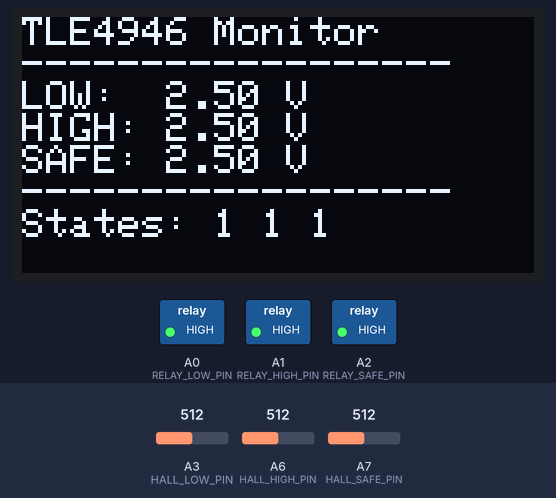
A sketch run on a simulated Arduino Nano, built with avr-gcc and run on an emulated ATmega328P. On the bench: 128×64 one-colour display, switched loads named in the sketch (green lamp = pin HIGH). The test bench sets the inputs (shaded band); at power-on: A3 (HALL_LOW_PIN) = 512, A6 (HALL_HIGH_PIN) = 512, A7 (HALL_SAFE_PIN) = 512. What the sketch prints to the serial monitor is not drawn.

Above: at 4.4 s.
4.5 s: A3 (HALL_LOW_PIN) set to 68
At 5.3 s:
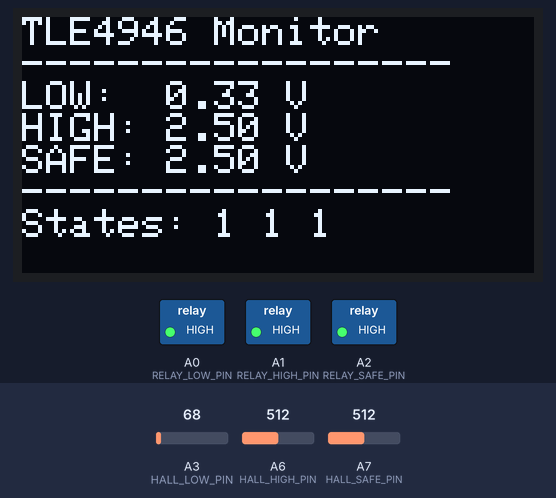
6.3 s: A3 (HALL_LOW_PIN) set to 55
At 8.0 s:
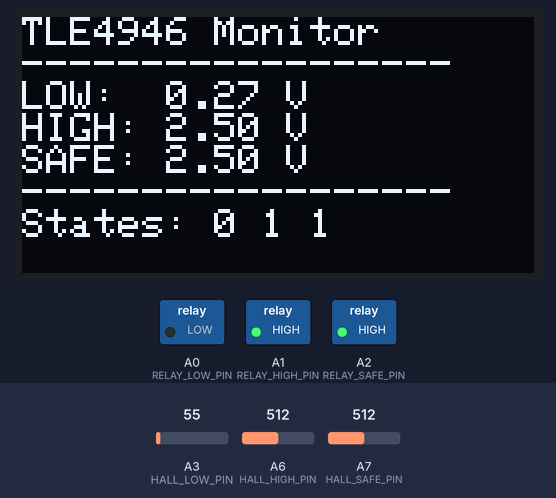
8.3 s: A6 (HALL_HIGH_PIN) set to 66
At 9.6 s:
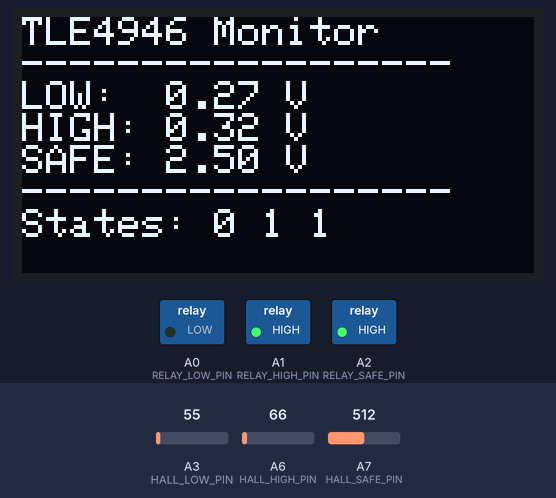
10.3 s: A6 (HALL_HIGH_PIN) set to 56
At 11.1 s:
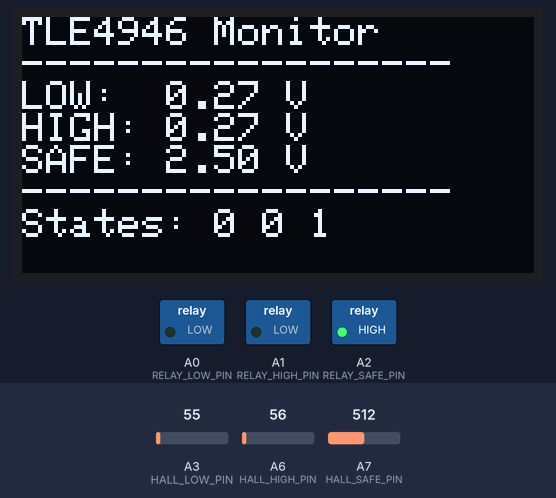
12.3 s: A7 (HALL_SAFE_PIN) set to 66
At 13.8 s:
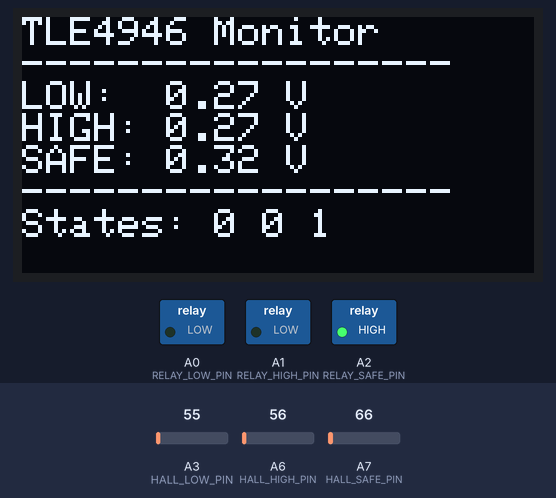
14.3 s: A7 (HALL_SAFE_PIN) set to 58
At 15.3 s:
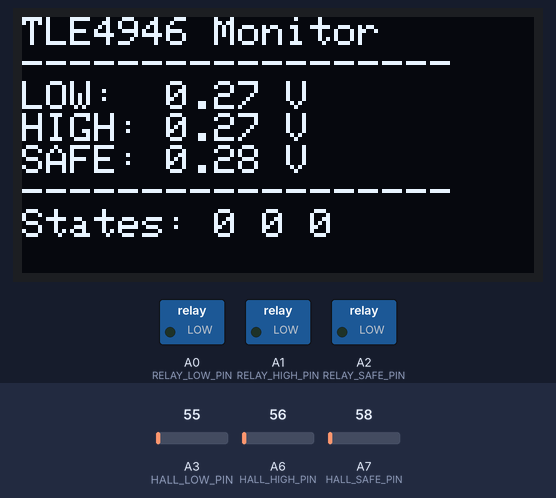
Timing chart, 0 to 17.3 s (numbered marks = the images above; inputs shaded):
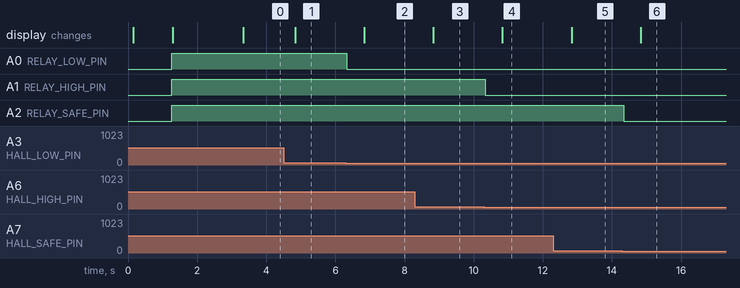

Measured:
- the behaviour switches between 62 and 61 on A3 (HALL_LOW_PIN) (found by bisection; images 1 and 2)
- the behaviour switches between 62 and 61 on A6 (HALL_HIGH_PIN) (found by bisection; images 3 and 4)
- the behaviour switches between 62 and 61 on A7 (HALL_SAFE_PIN) (found by bisection; images 5 and 6)
- after the input at 4.5 s, the display: changes after 0.33 s (image 1)
- after the input at 6.3 s, A0 (RELAY_LOW_PIN): HIGH → LOW at once; the display: changes after 0.53 s (image 2)
- after the input at 8.3 s, the display: changes after 0.53 s (image 3)
- after the input at 10.3 s, A1 (RELAY_HIGH_PIN): HIGH → LOW at once; the display: changes after 0.53 s (image 4)
- after the input at 12.3 s, the display: changes after 0.53 s (image 5)
- after the input at 14.3 s, A2 (RELAY_SAFE_PIN): HIGH → LOW at once; the display: changes after 0.53 s (image 6)

The sketch:

Detector_TLE4946.ino
```cpp
#include <avr/wdt.h>
#include <Wire.h>
#include <Adafruit_GFX.h>
#include <Adafruit_SSD1306.h>

#define SCREEN_WIDTH 128
#define SCREEN_HEIGHT 64
#define OLED_RESET -1
#define SCREEN_ADDRESS 0x3C

Adafruit_SSD1306 display(SCREEN_WIDTH, SCREEN_HEIGHT, &Wire, OLED_RESET);

#define HALL_LOW_PIN        A3
#define HALL_HIGH_PIN       A6
#define HALL_SAFE_PIN       A7

#define RELAY_LOW_PIN       A0
#define RELAY_HIGH_PIN      A1
#define RELAY_SAFE_PIN      A2

#define ADC_MAX 1023.0

float Vcc = 0.0;

const float LOW_THRESHOLD_V  = 0.3;
const float HIGH_THRESHOLD_V = 1.5;

unsigned long lastLogTime = 0;
const unsigned long logInterval = 500;

bool hallLowState  = false;
bool hallHighState = false;
bool hallSafeState = false;

long readVcc()
{
    ADMUX = _BV(REFS0) | _BV(MUX3) | _BV(MUX2) | _BV(MUX1);
    delay(2);
    ADCSRA |= _BV(ADSC);
    while (bit_is_set(ADCSRA, ADSC));
    long result = ADC;
    result = 1125300L / result;
    return result;
}

int readADCStable(uint8_t pin)
{
    analogRead(pin);
    delayMicroseconds(20);
    return analogRead(pin);
}

float adcToVoltage(int adcValue)
{
    return (adcValue / ADC_MAX) * Vcc;
}

bool applyHysteresis(float voltage, bool currentState)
{
    if (!currentState && voltage > HIGH_THRESHOLD_V)
        return true;

    if (currentState && voltage < LOW_THRESHOLD_V)
        return false;

    return currentState;
}

void setup()
{
    wdt_disable();

    Serial.begin(115200);

    pinMode(RELAY_LOW_PIN, OUTPUT);
    pinMode(RELAY_HIGH_PIN, OUTPUT);
    pinMode(RELAY_SAFE_PIN, OUTPUT);

    digitalWrite(RELAY_LOW_PIN, LOW);
    digitalWrite(RELAY_HIGH_PIN, LOW);
    digitalWrite(RELAY_SAFE_PIN, LOW);

    delay(100);

    // Inicjalizacja wyświetlacza OLED
    if (!display.begin(SSD1306_SWITCHCAPVCC, SCREEN_ADDRESS)) {
        Serial.println(F("SSD1306 allocation failed"));
        for (;;);
    }

    display.clearDisplay();
    display.setTextSize(1);
    display.setTextColor(SSD1306_WHITE);
    display.setCursor(0, 0);
    display.println(F("TLE4946 Init..."));
    display.display();
    delay(1000);

    Vcc = readVcc() / 1000.0;

    delay(100);

    float vLow  = adcToVoltage(readADCStable(HALL_LOW_PIN));
    float vHigh = adcToVoltage(readADCStable(HALL_HIGH_PIN));
    float vSafe = adcToVoltage(readADCStable(HALL_SAFE_PIN));

    hallLowState  = (vLow  > HIGH_THRESHOLD_V);
    hallHighState = (vHigh > HIGH_THRESHOLD_V);
    hallSafeState = (vSafe > HIGH_THRESHOLD_V);

    digitalWrite(RELAY_LOW_PIN,  hallLowState);
    digitalWrite(RELAY_HIGH_PIN, hallHighState);
    digitalWrite(RELAY_SAFE_PIN, hallSafeState);

    Serial.println("=== TLE4946 SYSTEM START ===");
    Serial.print("Measured Vcc: ");
    Serial.print(Vcc, 3);
    Serial.println(" V");

    // Wyświetlenie informacji startowej na OLED
    display.clearDisplay();
    display.setTextSize(1);
    display.setCursor(0, 0);
    display.println(F("=== TLE4946 START ==="));
    display.print(F("Vcc: "));
    display.print(Vcc, 2);
    display.println(F(" V"));
    display.display();
    delay(2000);

    wdt_enable(WDTO_1S);
}

void loop()
{
    wdt_reset();

    int hallLowRaw  = readADCStable(HALL_LOW_PIN);
    int hallHighRaw = readADCStable(HALL_HIGH_PIN);
    int hallSafeRaw = readADCStable(HALL_SAFE_PIN);

    float hallLowV  = adcToVoltage(hallLowRaw);
    float hallHighV = adcToVoltage(hallHighRaw);
    float hallSafeV = adcToVoltage(hallSafeRaw);

    hallLowState  = applyHysteresis(hallLowV,  hallLowState);
    hallHighState = applyHysteresis(hallHighV, hallHighState);
    hallSafeState = applyHysteresis(hallSafeV, hallSafeState);

    digitalWrite(RELAY_LOW_PIN,  hallLowState);
    digitalWrite(RELAY_HIGH_PIN, hallHighState);
    digitalWrite(RELAY_SAFE_PIN, hallSafeState);

    if (millis() - lastLogTime >= logInterval)
    {
        lastLogTime = millis();

        Serial.print("LOW: ");
        Serial.print(hallLowV, 3);
        Serial.print(" V | HIGH: ");
        Serial.print(hallHighV, 3);
        Serial.print(" V | SAFE: ");
        Serial.print(hallSafeV, 3);
        Serial.print(" V || States: ");
        Serial.print(hallLowState);
        Serial.print(" ");
        Serial.print(hallHighState);
        Serial.print(" ");
        Serial.println(hallSafeState);

        // Wyświetlenie danych na OLED
        display.clearDisplay();
        display.setTextSize(1);
        display.setCursor(0, 0);

        // Nagłówek
        display.println(F("TLE4946 Monitor"));
        display.println(F("------------------"));

        // Napięcia czujników
        display.print(F("LOW:  "));
        display.print(hallLowV, 2);
        display.println(F(" V"));

        display.print(F("HIGH: "));
        display.print(hallHighV, 2);
        display.println(F(" V"));

        display.print(F("SAFE: "));
        display.print(hallSafeV, 2);
        display.println(F(" V"));

        display.println(F("------------------"));

        // Stany przekaźników
        display.print(F("States: "));
        display.print(hallLowState ? "1" : "0");
        display.print(F(" "));
        display.print(hallHighState ? "1" : "0");
        display.print(F(" "));
        display.println(hallSafeState ? "1" : "0");

        display.display();
    }
}
```
